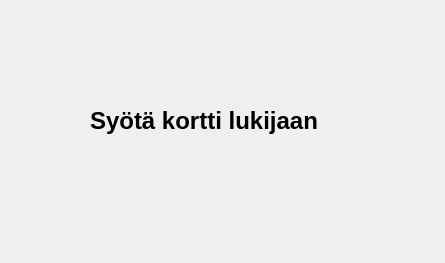
<?xml version="1.0" encoding="UTF-8"?>
<ui version="4.0">
 <class>login</class>
 <widget class="QDialog" name="login">
  <property name="geometry">
   <rect>
    <x>0</x>
    <y>0</y>
    <width>445</width>
    <height>263</height>
   </rect>
  </property>
  <property name="windowTitle">
   <string>ATM-LOGIN</string>
  </property>
  <widget class="QLabel" name="label">
   <property name="geometry">
    <rect>
     <x>90</x>
     <y>60</y>
     <width>251</width>
     <height>121</height>
    </rect>
   </property>
   <property name="font">
    <font>
     <pointsize>18</pointsize>
     <italic>false</italic>
     <bold>true</bold>
    </font>
   </property>
   <property name="text">
    <string>Syötä kortti lukijaan</string>
   </property>
  </widget>
 </widget>
 <resources/>
 <connections/>
</ui>
